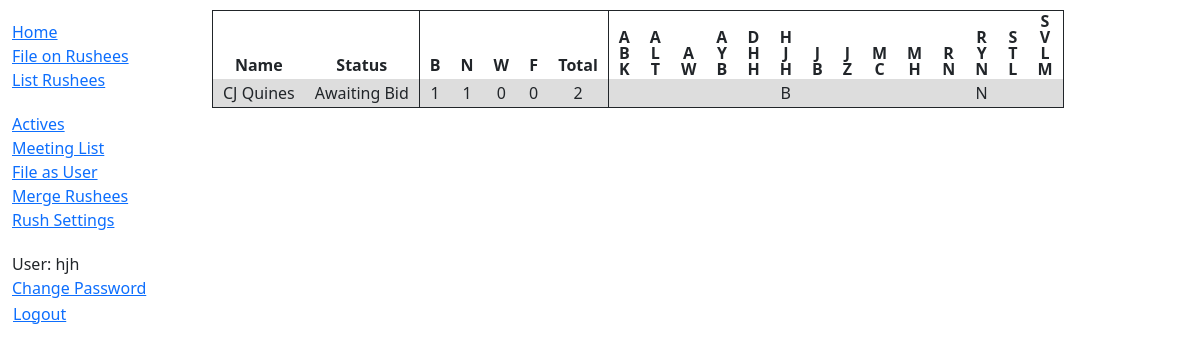
The page /meeting-list/ (signed in) on the database its author committed.
### rush/models.py (models this page shows, shortened)
class Rushee(models.Model):
    STATUSES = (
        ('n', 'None'),
        ('a', 'Awaiting Bid'),
        ('b', 'Bid Delivered'),
        ('p', 'Pledged'),
    )
    name = models.CharField(max_length=100)
    dorm = models.CharField(max_length=50, null=True, blank=True)
    email = models.EmailField(null=True, blank=True)
    discord = models.CharField(max_length=50, null=True, blank=True)
    phone = models.CharField(max_length=20, null=True, blank=True)
    status = models.CharField(max_length=1, choices=STATUSES, default='None')
    bidder = models.ForeignKey(settings.AUTH_USER_MODEL, on_delete=models.SET_NULL, null=True, blank=True)
    last_contact = models.DateField(null=True, blank=True)
    comments = models.TextField(null=True, blank=True)
    class Meta:
        ordering = ['status', 'name']
    @property
    def filings(self):
        return len(self.filing_set.all())
    @property
    def b(self):
        return len(self.filing_set.filter(type__exact='b'))
    @property
    def n(self):
        return len(self.filing_set.filter(type__exact='n'))
    @property
    def w(self):
        return len(self.filing_set.filter(type__exact='w'))
    @property
    def f(self):
        return len(self.filing_set.filter(type__exact='f'))
    def __str__(self):
        return f'{self.name}'

class Filing(models.Model):
    FILING_TYPES = (
        ('b', 'Bid'),
        ('n', 'No Objection'),
        ('w', 'Weak'),
        ('f', 'Flush'),
    )
    type = models.CharField(max_length=1, choices=FILING_TYPES)
    rushee = models.ForeignKey(Rushee, on_delete=models.CASCADE)
    active = models.ForeignKey(settings.AUTH_USER_MODEL, on_delete=models.CASCADE)

### rush/views.py (the view)
# urls.py: path('meeting-list/', views.MeetingListView, name='meeting-list'),
@login_required
@staff_member_required()
def MeetingListView(request):
    rushees = Rushee.objects.all()
    User = get_user_model()
    actives = User.objects.all()
    actives = sorted(actives, key=lambda x: x.username.lower())
    rows = []
    for i in rushees:
        row = []
        for j in actives:
            file = Filing.objects.filter(rushee=i, active=j)
            if len(file) > 0:
                row.append(file[0].type)
            else:
                row.append('')
        rows.append(row)
    actives = [list(i.username.upper()) for i in actives]
    context = {
        'rushees': zip(rushees, rows),
        'actives': actives,
    }
    return render(request, 'rush/meeting_list.html', context=context)

### rush/templates/rush/meeting_list.html
{% extends "base_generic.html" %}
{% block content %}
    <table class="table-fancy">
        <tr>
        <th>Name</th>
            <th>Status</th>
            <th style="border-left: 1px solid;">B</th>
            <th>N</th>
            <th>W</th>
            <th>F</th>
            <th style="border-right: 1px solid;">Total</th>
            {% for active in actives %}
                <th style="line-height: 1">
                {% for i in active %}
                    {{ i }} <br>
                {% endfor %}
                </th>
            {% endfor %}
        </tr>
        {% for rushee, row in rushees %}
            <tr>
                <td>{{ rushee }}</td>
                <td>{{ rushee.get_status_display }}</td>
                <td style="border-left: 1px solid;">{{ rushee.b }}</td>
                <td>{{ rushee.n }}</td>
                <td>{{ rushee.w }}</td>
                <td>{{ rushee.f }}</td>
                <td style="border-right: 1px solid;">{{ rushee.filings }}</td>
                {% for i in row %}
                    <td>{{ i|upper }}</td>
                {% endfor %}
            </tr>
        {% endfor %}
    </table>
{% endblock %}

### rush/templates/base_generic.html (shortened to what this page needs)
<!DOCTYPE html>
<html lang="en">
<head>
    <link href="https://cdn.jsdelivr.net/npm/bootstrap@5.3.3/dist/css/bootstrap.min.css" rel="stylesheet"
>
    {% load static %}
    <link rel="stylesheet" href="{% static 'css/styles.css' %}">
</head>
<body>
<div class="container-fluid">
    <div class="row">
        <div class="col-sm-2">
            {% block sidebar %}
                <ul class="sidebar-nav">
                    <li><a href="{% url 'index' %}">Home</a></li>
                    {% if user.is_authenticated %}
                        <li><a href="{% url 'file-list' %}">File on Rushees</a></li>
                        <li><a href="{% url 'rushee-list' %}">List Rushees</a></li>
                    {% endif %}
                </ul>
                {% if user.is_staff %}
                <ul class="sidebar-nav">
                    <li><a href="{% url 'active-list' %}">Actives</a></li>
                    <li><a href="{% url 'meeting-list' %}">Meeting List</a></li>
                    <li><a href="{% url 'file-as' %}">File as User</a></li>
                    <li><a href="{% url 'merge' %}">Merge Rushees</a></li>
                    <li><a href="{% url 'settings' %}">Rush Settings</a></li>
                </ul>
                {% endif %}
                <ul class="sidebar-nav">
                    {% if user.is_authenticated %}
                        <li>User: {{ user.get_username }}</li>
                        <li><a href="{% url 'reset-password' %}">Change Password</a></li>
                        <li>
                            <form id="logout-form" method="post" action="{% url 'logout' %}">
                                <button type="submit" class="btn btn-link">Logout</button>
                            </form>
                        </li>
                    {% else %}
                        <li><a href="{% url 'login' %}">Login</a></li>
                    {% endif %}
                </ul>
            {% endblock %}
        </div>
        <div class="col-sm-10 ">
            {% block content %}{% endblock %}
        </div>
    </div>
</div>
</body>
</html>

### static/css/styles.css (style rules this page uses)
.sidebar-nav { margin-top: 20px; padding: 0; list-style: none; }
#logout-form { display: inline; }
#logout-form button { padding: 0; margin: 0; }
.col-sm-10 { padding-top: 10px; padding-bottom: 50px; }

### rows shown on the page
Rushee: name "CJ Quines", status "Awaiting Bid", b "1", n "1", w "0", f "0", filings "2", row "B" "N"

### other values the page prints
{{ user.get_username }} "hjh"
{{ i }} "A" "B" "K" "A" "L" "T" "A" "W" "A" "Y" "B" "D" "H" "H" "H" "J" "H" "J" "B" "J" "Z" "M" "C" "M" "H" "R" "N" "R" "Y" "N" "S" "T" "L" "S" "V" "L" "M"
